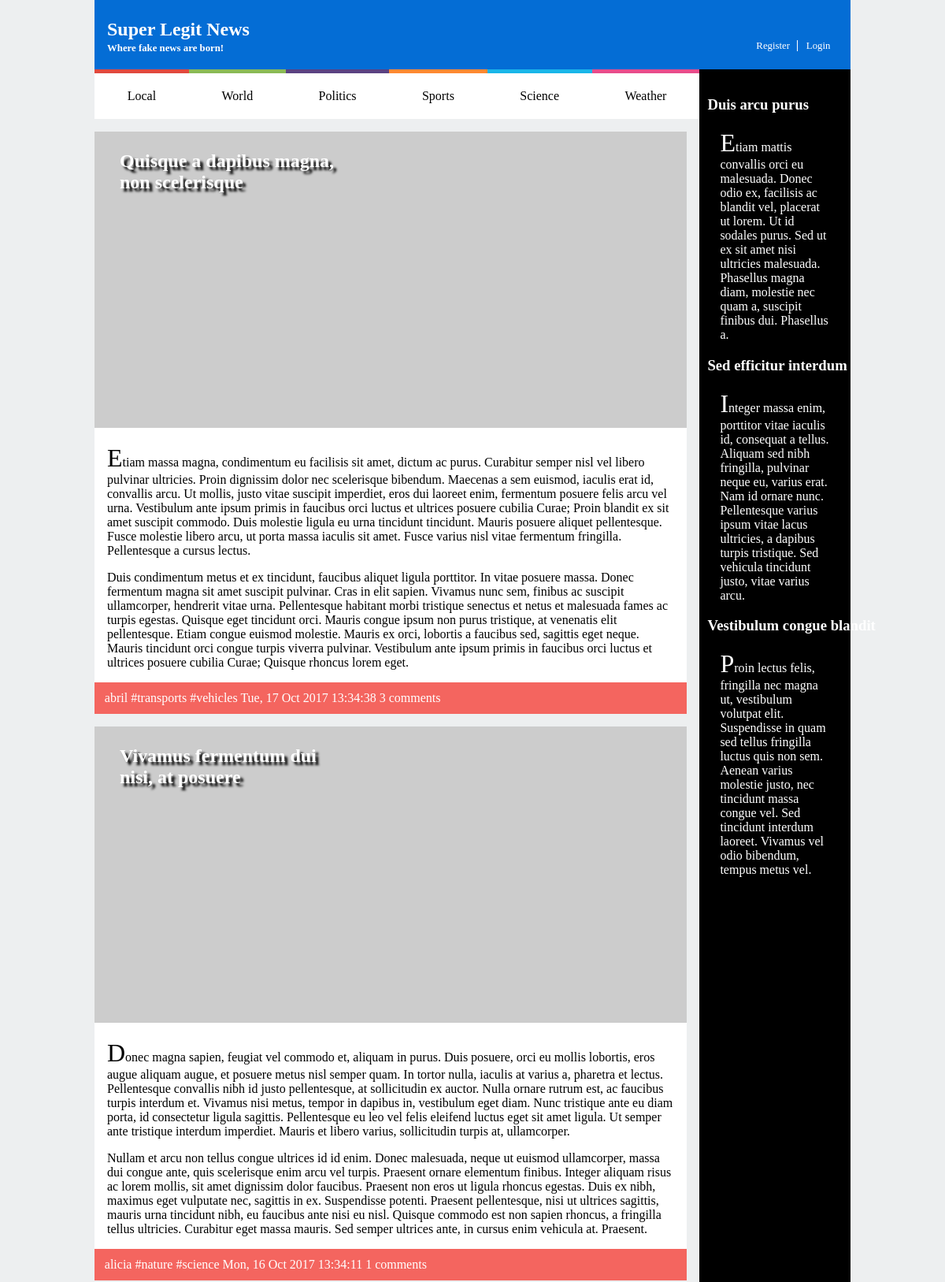
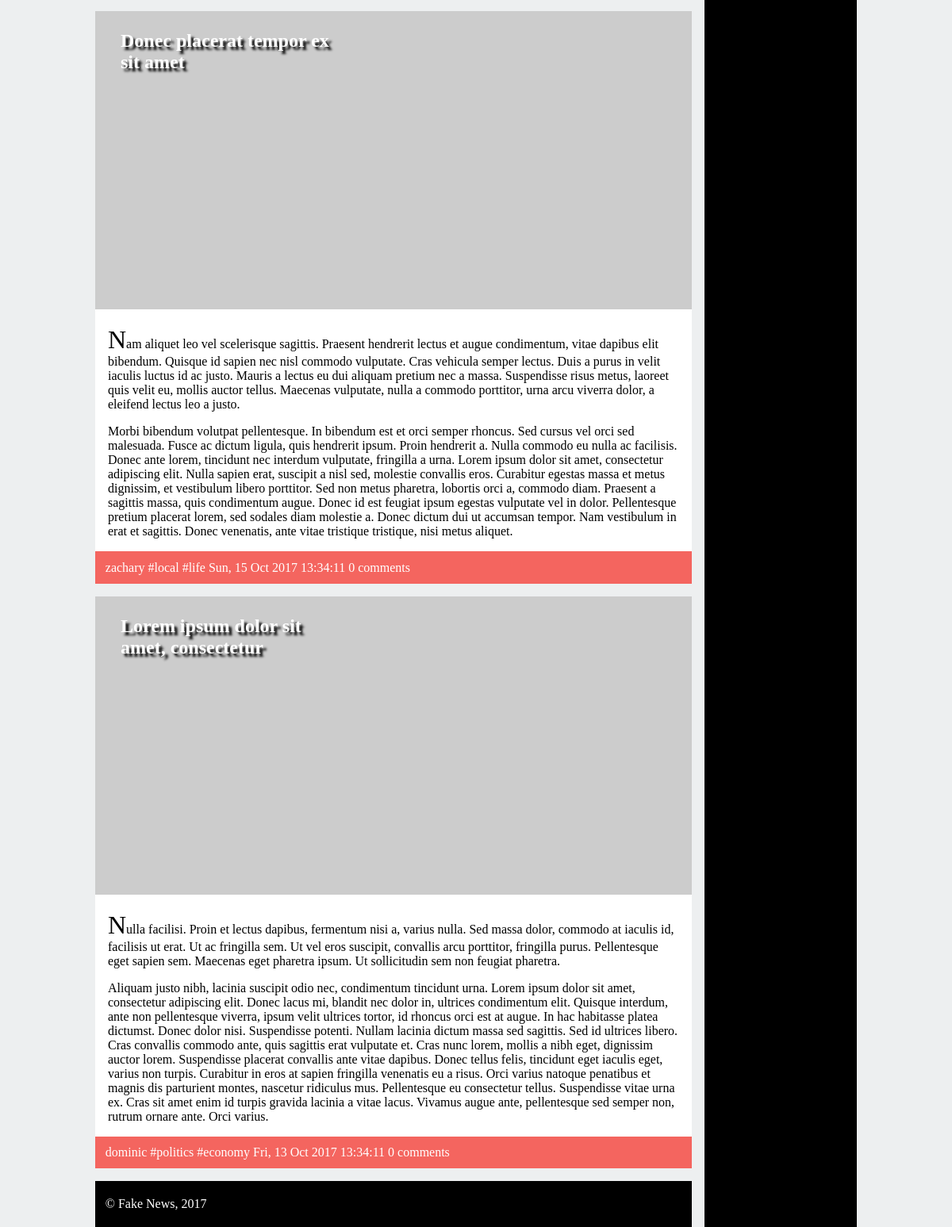
The page / on the database its author committed (2 pictures, top to bottom).
### tables this page shows
CREATE TABLE news (
  id INTEGER PRIMARY KEY,
  title VARCHAR,
  published INTEGER, -- date when the article was published in epoch format
  tags VARCHAR, -- comma separated tags
  username VARCHAR REFERENCES users, -- who wrote the article
  introduction VARCHAR,
  fulltext VARCHAR
);

### database/news.php (called while the page is built)
<?php
function getAllNews() {
    global $db;
    $stmt = $db->prepare('SELECT news.*, users.*, COUNT(comments.id) AS comments
						  FROM news LEFT JOIN users USING (username) LEFT JOIN comments ON comments.news_id = news.id
						  GROUP BY news.id, users.username
						  ORDER BY published DESC');
	$stmt->execute();
    $articles = $stmt->fetchAll();
    return $articles;
}
?>

### list_news.php (the view)
<?php
	include_once('database/connection.php');
	include_once('database/news.php');
	$articles = getAllNews();
	foreach($articles as $article) {
		echo '<article>';
		echo '<header>';
		echo '<h1>' . $article['title'] .' </h1>';
		echo '</header>';
		echo '<img src="http://lorempixel.com/600/300/business/" alt="">';
		echo '<p>' . $article['introduction'] . '</p>';
		echo '<p>' . $article['fulltext'] . '</p>';
		echo '<footer>';
		echo '<span class="author">' . $article['username'] . '</span>';
		echo '<span class="tags">';
		$tags = explode(",", $article['tags']);
		foreach($tags as $tag) {
			echo '<a href="index.php"> #' . $tag . ' ' . '</a>';
		}
		echo '</span>';
		echo '<span class="date">' . substr(gmdate('r', $article['published']), 0, -5) . '</span>';
		echo '<a href="news_item.php?id='. $article['id'] . '">' . $article['comments'] . ' comments' . '</a>';
		echo '</footer>';
		echo '</article>';
	}
?>

### index.php (shortened to what this page needs)
<!DOCTYPE html>
<html lang="en-US">
  <head>
    <link href="style.css" rel="stylesheet">
    <link href="layout.css" rel="stylesheet">
    <link href="responsive.css" rel="stylesheet">
    <link href="comments.css" rel="stylesheet">
    <link href="forms.css" rel="stylesheet">
  </head>
  <body>
    <header>
      <h1><a href="index.html">Super Legit News</a></h1>
      <h2><a href="index.html">Where fake news are born!</a></h2>
      <div id="signup">
        <a href="register.html">Register</a>
        <a href="login.html">Login</a>
      </div>
    </header>
    <nav id="menu">
      <ul>
        <li><a href="index.html">Local</a></li>
        <li><a href="index.html">World</a></li>
        <li><a href="index.html">Politics</a></li>
        <li><a href="index.html">Sports</a></li>
        <li><a href="index.html">Science</a></li>
        <li><a href="index.html">Weather</a></li>
      </ul>
    </nav>
    <aside id="related">
      <article>
        <h1><a href="#">Duis arcu purus</a></h1>
        <p>Etiam mattis convallis orci eu malesuada. Donec odio ex, facilisis ac blandit vel, placerat ut lorem. Ut id sodales purus. Sed ut ex sit amet nisi ultricies malesuada. Phasellus magna diam, molestie nec quam a, suscipit finibus dui. Phasellus a.</p>
      </article>
      <article>
        <h1><a href="#">Sed efficitur interdum</a></h1>
        <p>Integer massa enim, porttitor vitae iaculis id, consequat a tellus. Aliquam sed nibh fringilla, pulvinar neque eu, varius erat. Nam id ornare nunc. Pellentesque varius ipsum vitae lacus ultricies, a dapibus turpis tristique. Sed vehicula tincidunt justo, vitae varius arcu.</p>
      </article>
      <article>
        <h1><a href="#">Vestibulum congue blandit</a></h1>
        <p>Proin lectus felis, fringilla nec magna ut, vestibulum volutpat elit. Suspendisse in quam sed tellus fringilla luctus quis non sem. Aenean varius molestie justo, nec tincidunt massa congue vel. Sed tincidunt interdum laoreet. Vivamus vel odio bibendum, tempus metus vel.</p>
      </article>
    </aside>
    <section id="news">
      <?php
        include('list_news.php');
      ?>
    </section>
    <footer>
      <p>&copy; Fake News, 2017</p>
    </footer>
  </body>
</html>

### style.css (style rules this page uses)
body > header { padding-top: 0.5em; padding-bottom: 1em; padding-left: 1em; background-color: #046DD5; margin-bottom: 0em; }
a { text-decoration: none; color: white; }
header #signup a { color: white; }
header h1 { margin-bottom: 0px; font-size: 1.5em; color: white; }
header h2 { margin-top: 0.2em; margin-bottom: 0.2em; font-size: 0.8em; }
header #signup { font-size:0.8em; }
a[href="register.html"] { padding-right: 0.7em; border-right: 1px solid; border-right-color: white; }
a[href="login.html"] { padding-left: 0.6em; }
#menu ul { text-align: center; padding: 0em; margin-top: 0em; margin-bottom: 0em; }
#menu ul li { padding-top: 1.25em; padding-bottom: 1.25em; display: block; }
#menu ul li a { color: black; }
#menu ul li:nth-of-type(1) { border-top: 5px solid #E1493E; }
#menu ul li:nth-of-type(2) { border-top: 5px solid #8ABA56; }
#menu ul li:nth-of-type(3) { border-top: 5px solid #5B4282; }
#menu ul li:nth-of-type(4) { border-top: 5px solid #FF8932; }
#menu ul li:nth-of-type(5) { border-top: 5px solid #19B6E9; }
#menu ul li:nth-of-type(6) { border-top: 5px solid #E84C8B; }
aside { background: black; padding-top: 1em; padding-bottom: 1em; padding-left: 0.65em; padding-right: 0.65em; margin-top: 0em; margin-bottom: 0em; color: white; }
aside a { color: white; }
article img { width: 100%; height: auto; }
article header { padding-right: 1em; padding-left: 1em; }
article header h1 { position: absolute; padding: inherit; text-shadow: black 4px 4px 3px; }
article p, article footer { padding-left: 1em; padding-right: 1em; }
article p:first-of-type::first-letter { font-size: 2em; }
#news footer { color: white; background: #F4655F; padding-top: 0.7em; padding-bottom: 0.7em; margin-bottom: 1em; }
footer:last-of-type { background: black; color: white; padding-top: 0.25em; padding-bottom: 0.25em; padding-left: 0.8em; }

### layout.css (style rules this page uses)
#menu ul { display: flex; flex-direction: row; justify-content: space-around; background-color: white; }
#menu ul li { flex-grow: 1; }
body { display: grid; margin: auto; width: 60em; grid-template-columns: 80% 20%; grid-template-rows: auto auto auto auto auto auto auto; background-color: #EDEFF0; }
body header { grid-column-start: 1; grid-column-end: span 2; grid-row-start: 1; }
aside { grid-column-start: 2; grid-row-start: 2; grid-row-end: 8; }
body>footer { grid-column-start: 1; grid-row-start: 7; margin-right: 1em; }
#news article { margin-top: 1em; background-color: white; margin-right: 1em; }
#signup { display: inline-block; float: right; margin-right: 2em; }
header h2 { display: inline-block; }
article h1 { width: 12em; }

### rows shown on the page
news: title "Quisque a dapibus magna, non scelerisque", introduction "Etiam massa magna, condimentum eu facilisis sit amet, dictum ac purus. Curabitur semper nisl vel libero pulvinar ultricies. Proin dignissim dolor nec scelerisque bibendum. Maecenas a sem euismod, iaculis erat id, convallis arcu. Ut mollis, justo vitae suscipit imperdiet, eros dui laoreet enim, fermentum posuere felis arcu vel urna. Vestibulum ante ipsum primis in faucibus orci luctus et ultrices posuere cubilia Curae; Proin blandit ex sit amet suscipit commodo. Duis molestie ligula eu urna tincidunt tincidunt. Mauris posuere aliquet pellentesque. Fusce molestie libero arcu, ut porta massa iaculis sit amet. Fusce varius nisl vitae fermentum fringilla. Pellentesque a cursus lectus.", fulltext "Duis condimentum metus et ex tincidunt, faucibus aliquet ligula porttitor. In vitae posuere massa. Donec fermentum magna sit amet suscipit pulvinar. Cras in elit sapien. Vivamus nunc sem, finibus ac suscipit ullamcorper, hendrerit vitae urna. Pellentesque habitant morbi tristique senectus et netus et malesuada fames ac turpis egestas. Quisque eget tincidunt orci. Mauris congue ipsum non purus tristique, at venenatis elit pellentesque. Etiam congue euismod molestie. Mauris ex orci, lobortis a faucibus sed, sagittis eget neque. Mauris tincidunt orci congue turpis viverra pulvinar. Vestibulum ante ipsum primis in faucibus orci luctus et ultrices posuere cubilia Curae; Quisque rhoncus lorem…", username "abril", tags "transports", tags "vehicles", published "Tue, 17 Oct 2017 13:34:38", comments "3"
news: title "Vivamus fermentum dui nisi, at posuere", introduction "Donec magna sapien, feugiat vel commodo et, aliquam in purus. Duis posuere, orci eu mollis lobortis, eros augue aliquam augue, et posuere metus nisl semper quam. In tortor nulla, iaculis at varius a, pharetra et lectus. Pellentesque convallis nibh id justo pellentesque, at sollicitudin ex auctor. Nulla ornare rutrum est, ac faucibus turpis interdum et. Vivamus nisi metus, tempor in dapibus in, vestibulum eget diam. Nunc tristique ante eu diam porta, id consectetur ligula sagittis. Pellentesque eu leo vel felis eleifend luctus eget sit amet ligula. Ut semper ante tristique interdum imperdiet. Mauris et libero varius, sollicitudin turpis at, ullamcorper.", fulltext "Nullam et arcu non tellus congue ultrices id id enim. Donec malesuada, neque ut euismod ullamcorper, massa dui congue ante, quis scelerisque enim arcu vel turpis. Praesent ornare elementum finibus. Integer aliquam risus ac lorem mollis, sit amet dignissim dolor faucibus. Praesent non eros ut ligula rhoncus egestas. Duis ex nibh, maximus eget vulputate nec, sagittis in ex. Suspendisse potenti. Praesent pellentesque, nisi ut ultrices sagittis, mauris urna tincidunt nibh, eu faucibus ante nisi eu nisl. Quisque commodo est non sapien rhoncus, a fringilla tellus ultricies. Curabitur eget massa mauris. Sed semper ultrices ante, in cursus enim vehicula at. Praesent.", username "alicia", tags "nature", tags "science", published "Mon, 16 Oct 2017 13:34:11", comments "1"
news: title "Donec placerat tempor ex sit amet", introduction "Nam aliquet leo vel scelerisque sagittis. Praesent hendrerit lectus et augue condimentum, vitae dapibus elit bibendum. Quisque id sapien nec nisl commodo vulputate. Cras vehicula semper lectus. Duis a purus in velit iaculis luctus id ac justo. Mauris a lectus eu dui aliquam pretium nec a massa. Suspendisse risus metus, laoreet quis velit eu, mollis auctor tellus. Maecenas vulputate, nulla a commodo porttitor, urna arcu viverra dolor, a eleifend lectus leo a justo.", fulltext "Morbi bibendum volutpat pellentesque. In bibendum est et orci semper rhoncus. Sed cursus vel orci sed malesuada. Fusce ac dictum ligula, quis hendrerit ipsum. Proin hendrerit a. Nulla commodo eu nulla ac facilisis. Donec ante lorem, tincidunt nec interdum vulputate, fringilla a urna. Lorem ipsum dolor sit amet, consectetur adipiscing elit. Nulla sapien erat, suscipit a nisl sed, molestie convallis eros. Curabitur egestas massa et metus dignissim, et vestibulum libero porttitor. Sed non metus pharetra, lobortis orci a, commodo diam. Praesent a sagittis massa, quis condimentum augue. Donec id est feugiat ipsum egestas vulputate vel in dolor. Pellentesque pretium placerat lorem, sed sodales…", username "zachary", tags "local", tags "life", published "Sun, 15 Oct 2017 13:34:11", comments "0"
news: title "Lorem ipsum dolor sit amet, consectetur", introduction "Nulla facilisi. Proin et lectus dapibus, fermentum nisi a, varius nulla. Sed massa dolor, commodo at iaculis id, facilisis ut erat. Ut ac fringilla sem. Ut vel eros suscipit, convallis arcu porttitor, fringilla purus. Pellentesque eget sapien sem. Maecenas eget pharetra ipsum. Ut sollicitudin sem non feugiat pharetra.", fulltext "Aliquam justo nibh, lacinia suscipit odio nec, condimentum tincidunt urna. Lorem ipsum dolor sit amet, consectetur adipiscing elit. Donec lacus mi, blandit nec dolor in, ultrices condimentum elit. Quisque interdum, ante non pellentesque viverra, ipsum velit ultrices tortor, id rhoncus orci est at augue. In hac habitasse platea dictumst. Donec dolor nisi. Suspendisse potenti. Nullam lacinia dictum massa sed sagittis. Sed id ultrices libero. Cras convallis commodo ante, quis sagittis erat vulputate et. Cras nunc lorem, mollis a nibh eget, dignissim auctor lorem. Suspendisse placerat convallis ante vitae dapibus. Donec tellus felis, tincidunt eget iaculis eget, varius non turpis. Curabitur in…", username "dominic", tags "politics", tags "economy", published "Fri, 13 Oct 2017 13:34:11", comments "0"
